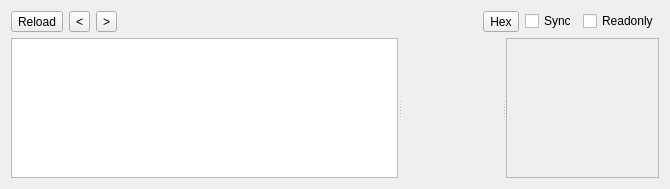
<?xml version="1.0" encoding="UTF-8"?>
<ui version="4.0">
 <class>XMainWidget</class>
 <widget class="QWidget" name="XMainWidget">
  <property name="geometry">
   <rect>
    <x>0</x>
    <y>0</y>
    <width>670</width>
    <height>189</height>
   </rect>
  </property>
  <property name="windowTitle">
   <string>Form</string>
  </property>
  <layout class="QVBoxLayout" name="verticalLayout">
   <item>
    <layout class="QHBoxLayout" name="horizontalLayout">
     <property name="sizeConstraint">
      <enum>QLayout::SizeConstraint::SetDefaultConstraint</enum>
     </property>
     <item>
      <widget class="QToolButton" name="toolButtonReload">
       <property name="text">
        <string>Reload</string>
       </property>
      </widget>
     </item>
     <item>
      <widget class="QToolButton" name="toolButtonPrev">
       <property name="text">
        <string notr="true">&lt;</string>
       </property>
      </widget>
     </item>
     <item>
      <widget class="QToolButton" name="toolButtonNext">
       <property name="text">
        <string notr="true">&gt;</string>
       </property>
      </widget>
     </item>
     <item>
      <spacer name="horizontalSpacer">
       <property name="orientation">
        <enum>Qt::Orientation::Horizontal</enum>
       </property>
       <property name="sizeHint" stdset="0">
        <size>
         <width>40</width>
         <height>20</height>
        </size>
       </property>
      </spacer>
     </item>
     <item>
      <widget class="QToolButton" name="toolButtonGlobalHex">
       <property name="text">
        <string>Hex</string>
       </property>
       <property name="checkable">
        <bool>true</bool>
       </property>
       <property name="checked">
        <bool>false</bool>
       </property>
       <property name="toolButtonStyle">
        <enum>Qt::ToolButtonStyle::ToolButtonTextBesideIcon</enum>
       </property>
      </widget>
     </item>
     <item>
      <widget class="QCheckBox" name="checkBoxHexSync">
       <property name="text">
        <string>Sync</string>
       </property>
      </widget>
     </item>
     <item>
      <widget class="QCheckBox" name="checkBoxReadonly">
       <property name="text">
        <string>Readonly</string>
       </property>
      </widget>
     </item>
    </layout>
   </item>
   <item>
    <widget class="QSplitter" name="splitterNavi">
     <property name="orientation">
      <enum>Qt::Orientation::Horizontal</enum>
     </property>
     <widget class="QTreeWidget" name="treeWidgetNavi">
      <property name="sizePolicy">
       <sizepolicy hsizetype="Expanding" vsizetype="Expanding">
        <horstretch>0</horstretch>
        <verstretch>0</verstretch>
       </sizepolicy>
      </property>
      <attribute name="headerVisible">
       <bool>false</bool>
      </attribute>
      <column>
       <property name="text">
        <string notr="true">1</string>
       </property>
      </column>
     </widget>
     <widget class="QSplitter" name="splitterHex">
      <property name="orientation">
       <enum>Qt::Orientation::Horizontal</enum>
      </property>
      <widget class="QStackedWidget" name="stackedWidgetMain">
       <property name="sizePolicy">
        <sizepolicy hsizetype="Expanding" vsizetype="Expanding">
         <horstretch>0</horstretch>
         <verstretch>0</verstretch>
        </sizepolicy>
       </property>
       <property name="minimumSize">
        <size>
         <width>100</width>
         <height>0</height>
        </size>
       </property>
      </widget>
      <widget class="XHexView" name="widgetGlobalHex">
       <property name="sizePolicy">
        <sizepolicy hsizetype="Expanding" vsizetype="Expanding">
         <horstretch>0</horstretch>
         <verstretch>0</verstretch>
        </sizepolicy>
       </property>
       <property name="minimumSize">
        <size>
         <width>100</width>
         <height>0</height>
        </size>
       </property>
      </widget>
     </widget>
    </widget>
   </item>
  </layout>
 </widget>
 <customwidgets>
  <customwidget>
   <class>XHexView</class>
   <extends>QScrollArea</extends>
   <header>xhexview.h</header>
   <container>1</container>
  </customwidget>
 </customwidgets>
 <resources/>
 <connections/>
</ui>
